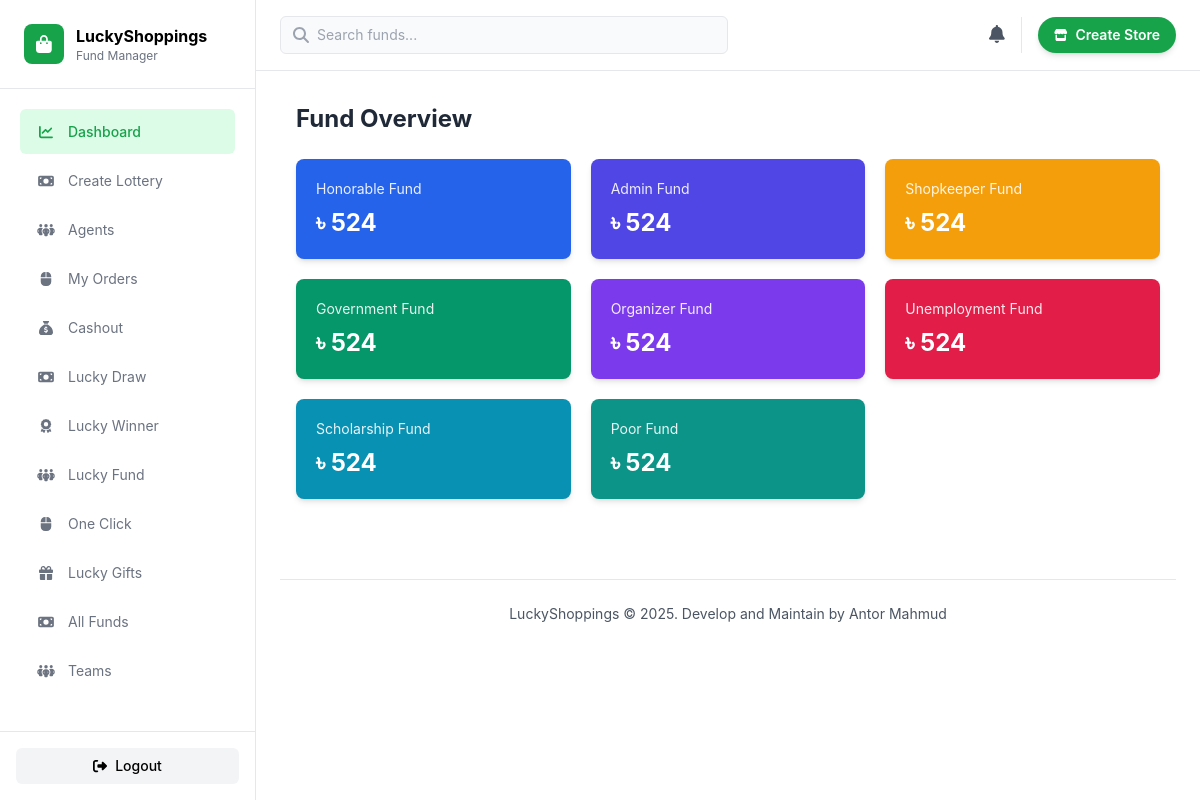
Before: /all-funds/ with the older database file.
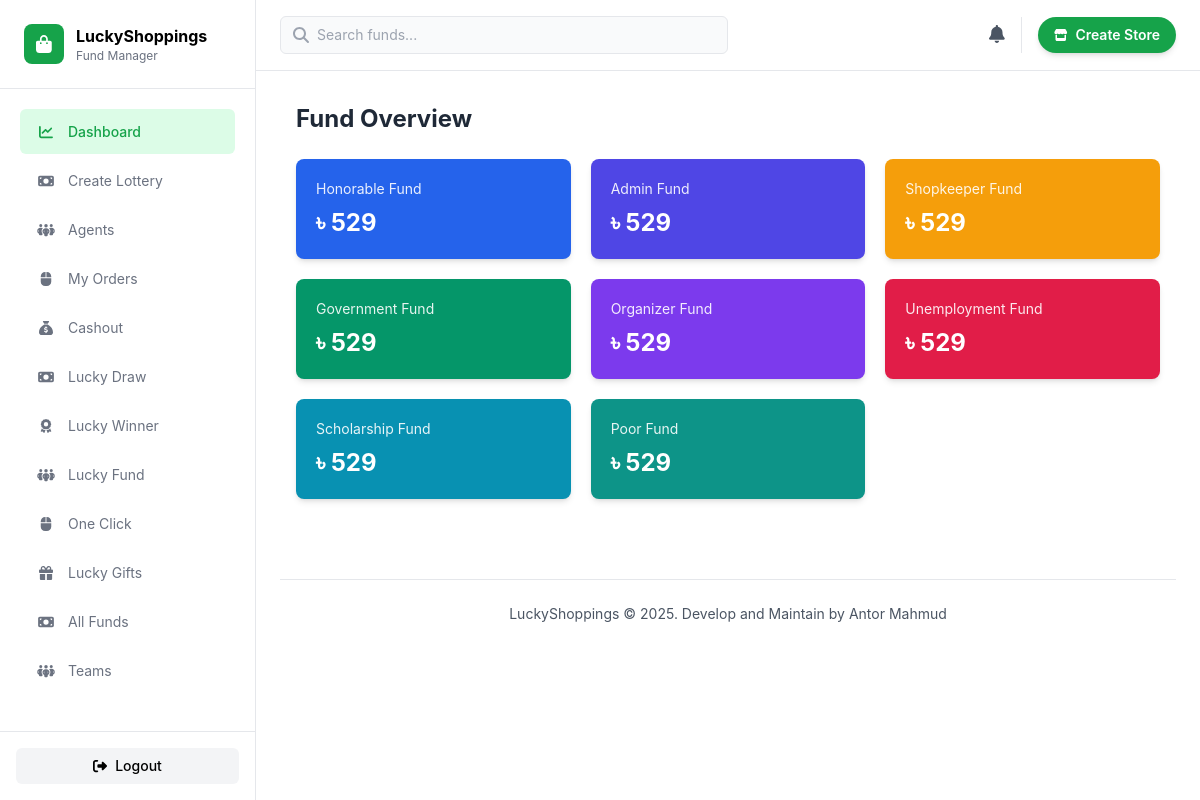
After: the same page with the newer database file.
### base/models.py (models this page shows, shortened)
class BaseModel(models.Model):
    created_at = models.DateTimeField(auto_now_add=True)
    updated_at = models.DateTimeField(auto_now=True)
    is_active = models.BooleanField(default=True)
    class Meta:
        abstract = True
        ordering = ['-created_at']

class HonorableFund(BaseModel):
    amount = models.IntegerField(default=0)

class AdminFund(BaseModel):
    amount = models.IntegerField(default=0)

class ShopkeeperFund(BaseModel):
    amount = models.IntegerField(default=0)

class GovernmentFund(BaseModel):
    amount = models.IntegerField(default=0)

class OrganizerFund(BaseModel):
    amount = models.IntegerField(default=0)

class UnemploymentFund(BaseModel):
    amount = models.IntegerField(default=0)

class ScholarshipFund(BaseModel):
    amount = models.IntegerField(default=0)

class PoorFund(BaseModel):
    amount = models.IntegerField(default=0)

### base/views.py (the view)
# urls.py: path("all-funds/", fund_overview, name="funds"),
def fund_overview(request):
    context = {
        'honorable_fund': HonorableFund.objects.first(),
        'admin_fund': AdminFund.objects.first(),
        'shopkeeper_fund': ShopkeeperFund.objects.first(),
        'government_fund': GovernmentFund.objects.first(),
        'organizer_fund': OrganizerFund.objects.first(),
        'unemployment_fund': UnemploymentFund.objects.first(),
        'scholarship_fund': ScholarshipFund.objects.first(),
        'lucky_gift': LuckyGift.objects.first(),
        'poor_fund': PoorFund.objects.first(),
    }
    return render(request, 'overview.html', context)

### templates/overview.html
{% extends "index.html" %}
{% block body %}
<div class="max-w-6xl mx-auto px-4 py-8">
    <h2 class="text-2xl font-bold mb-6 text-gray-800">
        Fund Overview
    </h2>
    <div class="grid grid-cols-2 sm:grid-cols-2 lg:grid-cols-3 gap-5">
        <div class="bg-blue-600 rounded-lg shadow-md p-5 text-white">
            <p class="text-sm opacity-90">Honorable Fund</p>
            <p class="text-2xl font-bold mt-2">
                ৳ {{ honorable_fund.amount|default:"0" }}
            </p>
        </div>
        <div class="bg-indigo-600 rounded-lg shadow-md p-5 text-white">
            <p class="text-sm opacity-90">Admin Fund</p>
            <p class="text-2xl font-bold mt-2">
                ৳ {{ admin_fund.amount|default:"0" }}
            </p>
        </div>
        <div class="bg-amber-500 rounded-lg shadow-md p-5 text-white">
            <p class="text-sm opacity-90">Shopkeeper Fund</p>
            <p class="text-2xl font-bold mt-2">
                ৳ {{ shopkeeper_fund.amount|default:"0" }}
            </p>
        </div>
        <div class="bg-emerald-600 rounded-lg shadow-md p-5 text-white">
            <p class="text-sm opacity-90">Government Fund</p>
            <p class="text-2xl font-bold mt-2">
                ৳ {{ government_fund.amount|default:"0" }}
            </p>
        </div>
        <div class="bg-violet-600 rounded-lg shadow-md p-5 text-white">
            <p class="text-sm opacity-90">Organizer Fund</p>
            <p class="text-2xl font-bold mt-2">
                ৳ {{ organizer_fund.amount|default:"0" }}
            </p>
        </div>
        <div class="bg-rose-600 rounded-lg shadow-md p-5 text-white">
            <p class="text-sm opacity-90">Unemployment Fund</p>
            <p class="text-2xl font-bold mt-2">
                ৳ {{ unemployment_fund.amount|default:"0" }}
            </p>
        </div>
        <div class="bg-cyan-600 rounded-lg shadow-md p-5 text-white">
            <p class="text-sm opacity-90">Scholarship Fund</p>
            <p class="text-2xl font-bold mt-2">
                ৳ {{ scholarship_fund.amount|default:"0" }}
            </p>
        </div>
        <div class="bg-teal-600 rounded-lg shadow-md p-5 text-white">
            <p class="text-sm opacity-90">Poor Fund</p>
            <p class="text-2xl font-bold mt-2">
                ৳ {{ poor_fund.amount|default:"0" }}
            </p>
        </div>
    </div>
</div>
{% endblock %}

Changed rows visible on the page:
changed HonorableFund: amount "524" → "529"
changed AdminFund: amount "524" → "529"
changed ShopkeeperFund: amount "524" → "529"
changed GovernmentFund: amount "524" → "529"
changed OrganizerFund: amount "524" → "529"
changed UnemploymentFund: amount "524" → "529"
changed ScholarshipFund: amount "524" → "529"
changed PoorFund: amount "524" → "529"
